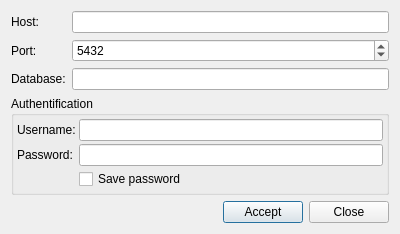
<?xml version="1.0" encoding="UTF-8"?>
<ui version="4.0">
 <class>PostgreSqlAuthDlg</class>
 <widget class="QDialog" name="PostgreSqlAuthDlg">
  <property name="geometry">
   <rect>
    <x>0</x>
    <y>0</y>
    <width>400</width>
    <height>229</height>
   </rect>
  </property>
  <property name="windowTitle">
   <string>PostgreSql authorization</string>
  </property>
  <layout class="QGridLayout" name="gridLayout_2">
   <item row="4" column="0" colspan="2">
    <widget class="QGroupBox" name="groupBox">
     <property name="title">
      <string>Authentification</string>
     </property>
     <layout class="QGridLayout" name="gridLayout">
      <property name="margin">
       <number>3</number>
      </property>
      <property name="spacing">
       <number>3</number>
      </property>
      <item row="0" column="0">
       <widget class="QLabel" name="label_4">
        <property name="text">
         <string>Username:</string>
        </property>
       </widget>
      </item>
      <item row="0" column="1">
       <widget class="QLineEdit" name="lineEdit_username"/>
      </item>
      <item row="1" column="0">
       <widget class="QLabel" name="label_5">
        <property name="text">
         <string>Password:</string>
        </property>
       </widget>
      </item>
      <item row="1" column="1">
       <widget class="QLineEdit" name="lineEdit_passw">
        <property name="echoMode">
         <enum>QLineEdit::Password</enum>
        </property>
       </widget>
      </item>
      <item row="2" column="1">
       <widget class="QCheckBox" name="checkBox_savePass">
        <property name="text">
         <string>Save password</string>
        </property>
       </widget>
      </item>
     </layout>
    </widget>
   </item>
   <item row="5" column="0" colspan="2">
    <layout class="QHBoxLayout" name="horizontalLayout">
     <item>
      <spacer name="horizontalSpacer">
       <property name="orientation">
        <enum>Qt::Horizontal</enum>
       </property>
       <property name="sizeHint" stdset="0">
        <size>
         <width>40</width>
         <height>20</height>
        </size>
       </property>
      </spacer>
     </item>
     <item>
      <widget class="QPushButton" name="pushButton_accept">
       <property name="text">
        <string>Accept</string>
       </property>
      </widget>
     </item>
     <item>
      <widget class="QPushButton" name="pushButto_close">
       <property name="text">
        <string>Close</string>
       </property>
      </widget>
     </item>
    </layout>
   </item>
   <item row="1" column="1">
    <widget class="QSpinBox" name="spinBox">
     <property name="maximum">
      <number>9999</number>
     </property>
     <property name="value">
      <number>5432</number>
     </property>
    </widget>
   </item>
   <item row="2" column="0">
    <widget class="QLabel" name="label_3">
     <property name="text">
      <string>Database:</string>
     </property>
    </widget>
   </item>
   <item row="1" column="0">
    <widget class="QLabel" name="label_2">
     <property name="text">
      <string>Port:</string>
     </property>
    </widget>
   </item>
   <item row="0" column="1">
    <widget class="QLineEdit" name="lineEdit_host"/>
   </item>
   <item row="0" column="0">
    <widget class="QLabel" name="label">
     <property name="text">
      <string>Host:</string>
     </property>
    </widget>
   </item>
   <item row="2" column="1">
    <widget class="QLineEdit" name="lineEdit_base"/>
   </item>
   <item row="3" column="1">
    <spacer name="verticalSpacer">
     <property name="orientation">
      <enum>Qt::Vertical</enum>
     </property>
     <property name="sizeHint" stdset="0">
      <size>
       <width>20</width>
       <height>40</height>
      </size>
     </property>
    </spacer>
   </item>
  </layout>
 </widget>
 <layoutdefault spacing="6" margin="11"/>
 <tabstops>
  <tabstop>lineEdit_host</tabstop>
  <tabstop>spinBox</tabstop>
  <tabstop>lineEdit_base</tabstop>
  <tabstop>lineEdit_username</tabstop>
  <tabstop>lineEdit_passw</tabstop>
  <tabstop>pushButton_accept</tabstop>
  <tabstop>pushButto_close</tabstop>
 </tabstops>
 <resources/>
 <connections>
  <connection>
   <sender>pushButto_close</sender>
   <signal>clicked()</signal>
   <receiver>PostgreSqlAuthDlg</receiver>
   <slot>reject()</slot>
   <hints>
    <hint type="sourcelabel">
     <x>361</x>
     <y>199</y>
    </hint>
    <hint type="destinationlabel">
     <x>137</x>
     <y>199</y>
    </hint>
   </hints>
  </connection>
 </connections>
</ui>
